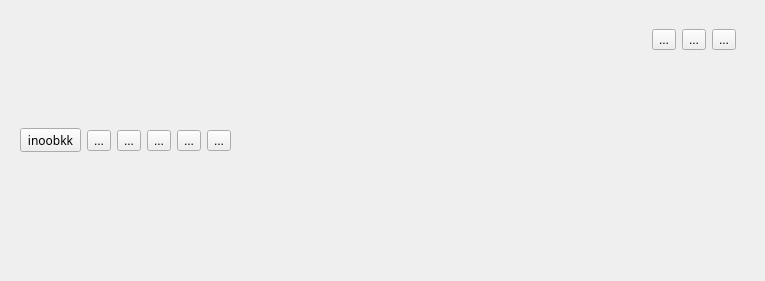
<?xml version="1.0" encoding="UTF-8"?>
<ui version="4.0">
 <class>buttonGroup</class>
 <widget class="QWidget" name="buttonGroup">
  <property name="geometry">
   <rect>
    <x>0</x>
    <y>0</y>
    <width>765</width>
    <height>281</height>
   </rect>
  </property>
  <property name="windowTitle">
   <string>Form</string>
  </property>
  <layout class="QHBoxLayout" name="horizontalLayout">
   <item>
    <widget class="QWidget" name="widget" native="true">
     <layout class="QHBoxLayout" name="horizontalLayout_4">
      <item>
       <widget class="QToolButton" name="userinfo">
        <property name="font">
         <font>
          <family>华文彩云</family>
         </font>
        </property>
        <property name="text">
         <string>inoobkk</string>
        </property>
        <property name="icon">
         <iconset resource="../qrc.qrc">
          <normaloff>:/upload/images/title_user.png</normaloff>:/upload/images/title_user.png</iconset>
        </property>
        <property name="iconSize">
         <size>
          <width>50</width>
          <height>50</height>
         </size>
        </property>
       </widget>
      </item>
      <item>
       <widget class="QToolButton" name="filelist">
        <property name="text">
         <string>...</string>
        </property>
        <property name="icon">
         <iconset resource="../qrc.qrc">
          <normaloff>:/upload/images/tile_file.png</normaloff>:/upload/images/tile_file.png</iconset>
        </property>
        <property name="iconSize">
         <size>
          <width>50</width>
          <height>50</height>
         </size>
        </property>
       </widget>
      </item>
      <item>
       <widget class="QToolButton" name="sharelist">
        <property name="text">
         <string>...</string>
        </property>
        <property name="icon">
         <iconset resource="../qrc.qrc">
          <normaloff>:/upload/images/title_share.png</normaloff>:/upload/images/title_share.png</iconset>
        </property>
        <property name="iconSize">
         <size>
          <width>50</width>
          <height>50</height>
         </size>
        </property>
       </widget>
      </item>
      <item>
       <widget class="QToolButton" name="downloadrank">
        <property name="text">
         <string>...</string>
        </property>
        <property name="icon">
         <iconset resource="../qrc.qrc">
          <normaloff>:/upload/images/tile_hot.png</normaloff>:/upload/images/tile_hot.png</iconset>
        </property>
        <property name="iconSize">
         <size>
          <width>50</width>
          <height>50</height>
         </size>
        </property>
       </widget>
      </item>
      <item>
       <widget class="QToolButton" name="transferlist">
        <property name="text">
         <string>...</string>
        </property>
        <property name="icon">
         <iconset resource="../qrc.qrc">
          <normaloff>:/upload/images/title_data.png</normaloff>:/upload/images/title_data.png</iconset>
        </property>
        <property name="iconSize">
         <size>
          <width>50</width>
          <height>50</height>
         </size>
        </property>
       </widget>
      </item>
      <item>
       <widget class="QToolButton" name="switchuser">
        <property name="text">
         <string>...</string>
        </property>
        <property name="icon">
         <iconset resource="../qrc.qrc">
          <normaloff>:/upload/images/title_change.png</normaloff>:/upload/images/title_change.png</iconset>
        </property>
        <property name="iconSize">
         <size>
          <width>50</width>
          <height>50</height>
         </size>
        </property>
       </widget>
      </item>
     </layout>
    </widget>
   </item>
   <item>
    <spacer name="horizontalSpacer_2">
     <property name="orientation">
      <enum>Qt::Horizontal</enum>
     </property>
     <property name="sizeHint" stdset="0">
      <size>
       <width>279</width>
       <height>20</height>
      </size>
     </property>
    </spacer>
   </item>
   <item>
    <widget class="QWidget" name="widget_2" native="true">
     <layout class="QVBoxLayout" name="verticalLayout">
      <item>
       <widget class="QWidget" name="widget_3" native="true">
        <layout class="QHBoxLayout" name="horizontalLayout_3">
         <property name="topMargin">
          <number>0</number>
         </property>
         <property name="rightMargin">
          <number>0</number>
         </property>
         <property name="bottomMargin">
          <number>0</number>
         </property>
         <item>
          <spacer name="horizontalSpacer">
           <property name="orientation">
            <enum>Qt::Horizontal</enum>
           </property>
           <property name="sizeHint" stdset="0">
            <size>
             <width>29</width>
             <height>20</height>
            </size>
           </property>
          </spacer>
         </item>
         <item>
          <widget class="QWidget" name="widget_4" native="true">
           <layout class="QHBoxLayout" name="horizontalLayout_2">
            <item>
             <widget class="QToolButton" name="min">
              <property name="text">
               <string>...</string>
              </property>
              <property name="icon">
               <iconset resource="../qrc.qrc">
                <normaloff>:/upload/images/title_min.png</normaloff>:/upload/images/title_min.png</iconset>
              </property>
             </widget>
            </item>
            <item>
             <widget class="QToolButton" name="max">
              <property name="text">
               <string>...</string>
              </property>
              <property name="icon">
               <iconset resource="../qrc.qrc">
                <normaloff>:/upload/images/title_max.png</normaloff>:/upload/images/title_max.png</iconset>
              </property>
             </widget>
            </item>
            <item>
             <widget class="QToolButton" name="close">
              <property name="text">
               <string>...</string>
              </property>
              <property name="icon">
               <iconset resource="../qrc.qrc">
                <normaloff>:/upload/images/title_close.png</normaloff>:/upload/images/title_close.png</iconset>
              </property>
             </widget>
            </item>
           </layout>
          </widget>
         </item>
        </layout>
       </widget>
      </item>
      <item>
       <spacer name="verticalSpacer">
        <property name="orientation">
         <enum>Qt::Vertical</enum>
        </property>
        <property name="sizeHint" stdset="0">
         <size>
          <width>20</width>
          <height>12</height>
         </size>
        </property>
       </spacer>
      </item>
     </layout>
    </widget>
   </item>
  </layout>
 </widget>
 <resources>
  <include location="../qrc.qrc"/>
 </resources>
 <connections/>
</ui>
